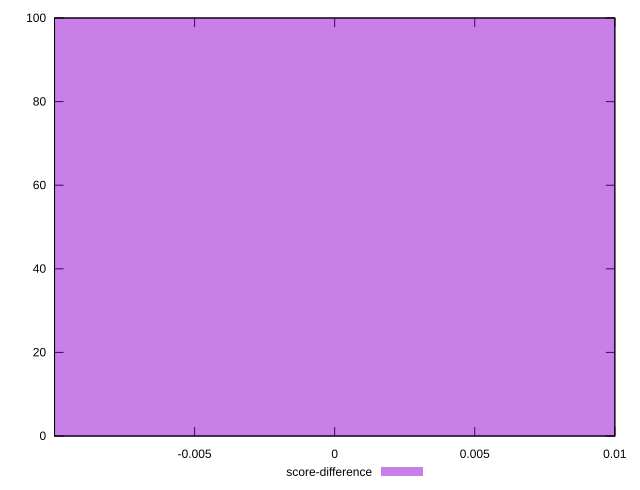

Reproduce this figure in gnuplot.
reset

$scoreDifference <<EOF
0 100
EOF

set key outside below
set boxwidth 0.1
set xrange [-0.009999338048885633:0.010000661951114367]
set yrange [0:100]
set trange [0:100]
set style fill transparent solid 0.5 noborder
set terminal svg size 640, 490 enhanced background rgb 'white'
set output "report_00008_2021-01-22T20:58:29.167/estimated-input-latency/samples/pages+cached+noexternal+noimg/score-difference/histogram.svg"

plot $scoreDifference title "score-difference" with boxes

reset
